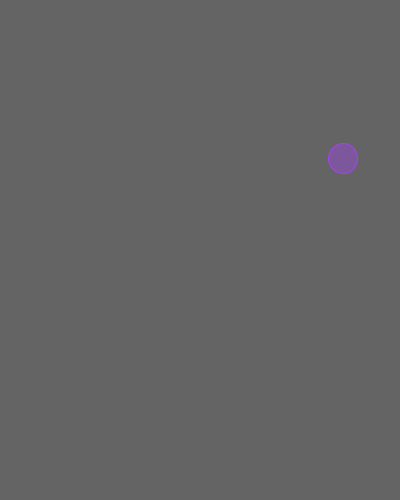
Frame 1 (no input)
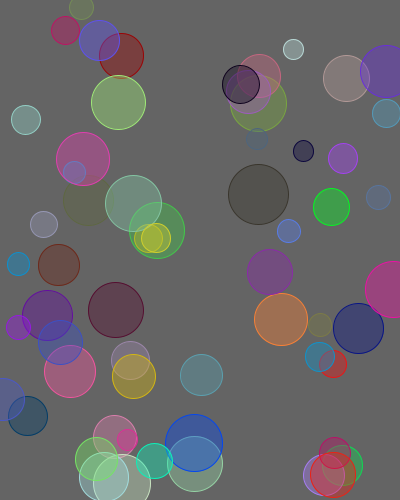
Frame 60 (the mouse pressed at the canvas centre just before this capture)
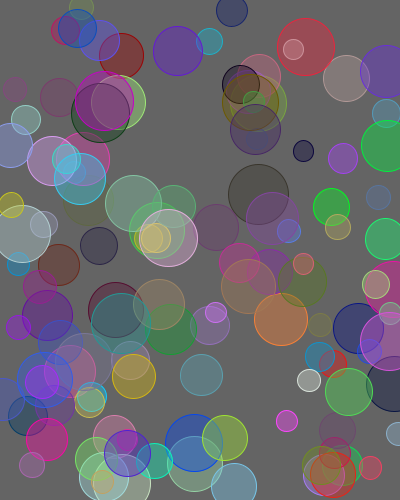
Frame 120 (the mouse held since frame 60 and released just before this capture)

The Processing sketch that drew these frames (run headless with seeded random() and noise(); from frame 60 on, the mouse is pressed at the canvas centre):

// Processing sketch: inclass_02_random
// ── inclass_02_random.pde
void setup() {
  size(400, 500);
  background(100);
}


void draw() {
  // loop
  //background(100); // clear
  
  float r = random(255);
  float g = random(255);
  float b = random(255);
  
  stroke( r, g, b );
  fill( r, g, b, 100 );
  float diameter = random(20, 60);
  ellipse( random(width), random(height), diameter, diameter );
  //line( width/2, height/2, mouseX, mouseY );
}
